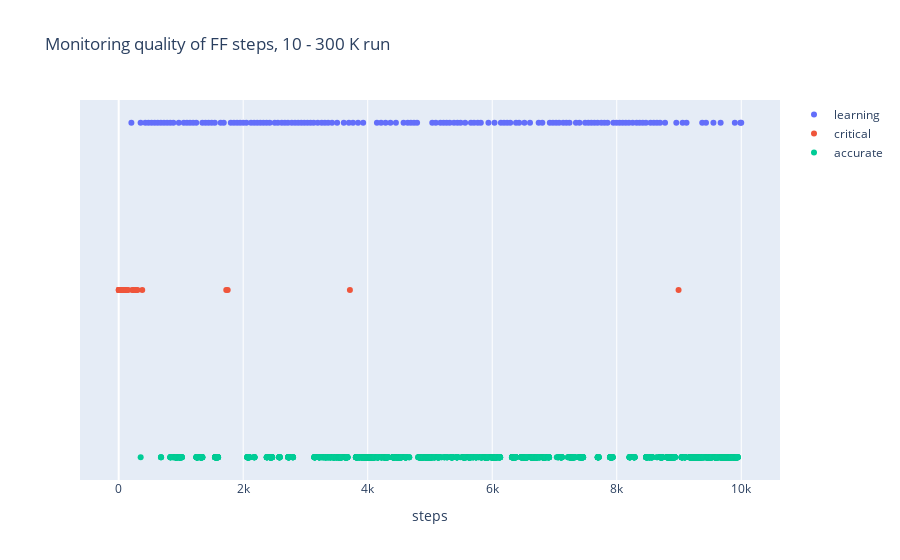

The notebook cell saved with this chart:
### Markdown cell above
### Monitoring

The procedure followed for Li2SiS3 potential training shown above is the ideal scenario. However, not all the trainings go till completion. They stop for different reasons. First of these reasons might be reaching walltime limit. In this case one can restart the training by copying ML_ABN file into ML_AB file and CONTCAR to POSCAR in another simulation directory and restrating the training with ML_ISTART = 1. 

ML_MB flag specified in INCAR determines number of rows in the design matrix that is initialised at the beginning of each training run. It is also maximum number of local configurations for each element. It is generally a good idea to set this value to higher number than the highest number of local configurations in ML_AB file. The training does not stop if the number of local configurations added reach ML_MB, but it becomes much slower. Therefore it is recommended to start with higher ML_MB and when increasing it further does not make sense (increasing ML_MB means increasing memory overhead. If the memory requirement is large sometimes simulation might run until walltime limit without adding any structures to training) doing a retraining run with lower ML_MB to eliminate excess local configurations with the least contribution. Large number of local configurations make the fitting slower and the forcefield less efficient. For solid electrolytes 3000 - 3500 can be good number for maximum local configurations, in final forcefield.

Monitoring the training involves looking at how often potential needs training, how BEEF and actual error (calculated every FP calculation step) evolve over time and whether new local configurations are added to the training. The following signal that force field is trained enough in PES corresponding to given simulation conditions; the force field is training ("learning" and "critical" steps) less and less and predicts mostly what it considers "accurate"; RMSE (actual error) levels off; and there are less and less local configurations added the training step. In the following section the relevant data is extracted from ML_LOGFILE to plot these observables.

### Code cell
import numpy as np
import plotly.graph_objects as go
import plotly.io as pio

# plotting learning rate wrt steps

! grep STATUS ML_LOGFILE|grep -E 'learning'|grep -v "#" > ./learning.dat
! grep STATUS ML_LOGFILE|grep -E 'critical'|grep -v "#" > ./critical.dat
! grep STATUS ML_LOGFILE|grep -E 'accurate'|grep -v "#" > ./accurate.dat

steps_learning = np.loadtxt("./learning.dat", 
                       usecols=[1], unpack=True)
y_learning = [3]*len(steps_learning)

steps_critical = np.loadtxt("./critical.dat", 
                       usecols=[1], unpack=True)

y_critical = [2]*len(steps_critical)
                    
steps_accurate = np.loadtxt("./accurate.dat", 
                       usecols=[1], unpack=True)

y_accurate = [1]*len(steps_accurate)

fig = go.Figure()

fig.add_trace(go.Scatter(x = steps_learning, y = y_learning, mode='markers', name='learning'))
fig.add_trace(go.Scatter(x = steps_critical, y = y_critical, mode='markers', name='critical'))
fig.add_trace(go.Scatter(x = steps_accurate, y = y_accurate, mode='markers', name='accurate'))
fig.update_yaxes(visible=False)
fig.update_xaxes(title='steps')
fig.update_layout(title="Monitoring quality of FF steps, 10 - 300 K run")
fig.show()
pio.write_image(fig, './10-300K_status.png', format='png')

### Figure 1 — Plotly figure (JSON) as saved in the notebook; plotly's stock layout.template omitted (floating-point values rounded to 4 significant figures; data arrays with more than 128 entries replaced by an {"elided": "..."} marker saying what was removed)
{"data": [{"mode": "markers", "name": "learning", "type": "scatter", "x": {"elided": "141 int values"}, "y": {"elided": "141 int values"}}, {"mode": "markers", "name": "critical", "type": "scatter", "x": [1, 2, 3, 4, 5, 6, 7, 8, 9, 10, 11, 15, 18, 22, 27, 34, 44, 53, 70, 84, 97, 116, 124, 154, 219, 234, 265, 284, 302, 378, 1728, 1751, 3714, 8993], "y": [2, 2, 2, 2, 2, 2, 2, 2, 2, 2, 2, 2, 2, 2, 2, 2, 2, 2, 2, 2, 2, 2, 2, 2, 2, 2, 2, 2, 2, 2, 2, 2, 2, 2]}, {"mode": "markers", "name": "accurate", "type": "scatter", "x": {"elided": "3085 int values"}, "y": {"elided": "3085 int values"}}], "layout": {"title": {"text": "Monitoring quality of FF steps, 10 - 300 K run"}, "xaxis": {"title": {"text": "steps"}}, "yaxis": {"visible": false}}}
